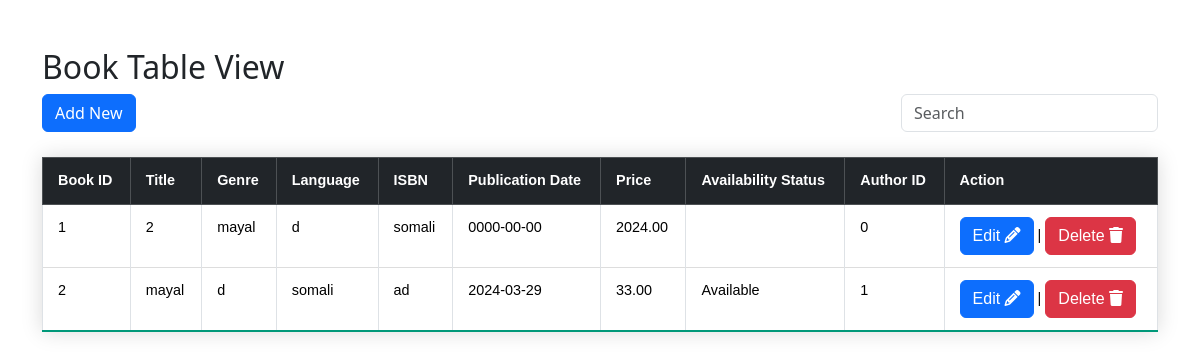
Page /bookshopView/bookView.php on the committed database.
### tables this page shows
CREATE TABLE `book` (
  `Book_ID` int(11) NOT NULL,
  `Title` varchar(255) NOT NULL,
  `Genre` varchar(50) DEFAULT NULL,
  `Language` varchar(50) DEFAULT NULL,
  `ISBN` varchar(20) DEFAULT NULL,
  `PublicationDate` date DEFAULT NULL,
  `Price` decimal(10,2) DEFAULT NULL,
  `AvailabilityStatus` enum('Available','Out of Stock') DEFAULT NULL,
  `Author_ID` int(11) DEFAULT NULL
);

### bookshopView/bookView.php (the view, shortened to what this page needs)
<!DOCTYPE html>
<html lang="en">
<head>
    <?php include '../allLinks/bostlink.php'; ?>
</head>
<body>
    <div class="container mt-5">
        <h2>Book Table View</h2>
        <div class="d-flex justify-content-between mb-3">
            <div>
                <a href="../pages/book.php" class="btn btn-primary">Add New</a>
            </div>
            <div class="lg-4">
                <input type="text" class="form-control" id="Search" name="Search" placeholder="Search" style="width: 100%;">
            </div>
        </div>
        <table class="table table-bordered  styled-table">
            <thead class="table-dark">
                <tr>
                    <th>Book ID</th>
                    <th>Title</th>
                    <th>Genre</th>
                    <th>Language</th>
                    <th>ISBN</th>
                    <th>Publication Date</th>
                    <th>Price</th>
                    <th>Availability Status</th>
                    <th>Author ID</th>
                    <th>Action</th>
                </tr>
            </thead>
            <tbody>
                <?php
                include('../connection/conn.php');
                $sql = "SELECT * FROM book";
                $result = $conn->query($sql);
                if ($result->num_rows > 0) {
                    while ($row = $result->fetch_assoc()) {
                        echo "<tr>";
                        echo "<td>" . $row["Book_ID"] . "</td>";
                        echo "<td>" . $row["Title"] . "</td>";
                        echo "<td>" . $row["Genre"] . "</td>";
                        echo "<td>" . $row["Language"] . "</td>";
                        echo "<td>" . $row["ISBN"] . "</td>";
                        echo "<td>" . $row["PublicationDate"] . "</td>";
                        echo "<td>" . $row["Price"] . "</td>";
                        echo "<td>" . $row["AvailabilityStatus"] . "</td>";
                        echo "<td>" . $row["Author_ID"] . "</td>";
                        echo "
                        <td>
                            <a
                                href='../tblEdit/bookEdit.php ?id=" . $row["Book_ID"] . "'      class='btn btn-primary '>
                                Edit <i class=' fas fa-pencil-alt '></i>
                            </a>
                            |
                            <a
                                href='../tblEdit/book_delete.php?id=" . $row["Book_ID"] . "'
                                class='btn btn-danger '>
                                Delete <i class=' fas fa-trash '></i>
                            </a>
                        </td>
                        ";
                        echo "</tr>";
                    }
                } else {
                    echo "<tr><td colspan='9'>No records found.</td></tr>";
                }
                ?>
            </tbody>
        </table>
    </div>
</body>
</html>

### allLinks/bostlink.php (shortened to what this page needs)
<head>
    <link href="https://cdn.jsdelivr.net/npm/bootstrap@5.3.3/dist/css/bootstrap.min.css" rel="stylesheet">
    <link rel="stylesheet" href="/style.css">
    <link rel="stylesheet" href="https://cdnjs.cloudflare.com/ajax/libs/font-awesome/6.5.1/css/all.min.css" />
    <link rel="stylesheet" href="../style.css">
</head>

### style.css (style rules this page uses)
.styled-table { border-collapse: collapse; margin: 25px 0; font-size: 0.9em; font-family: sans-serif; min-width: 400px; box-shadow: 0 0 20px rgba(0, 0, 0, 0.15); }
.styled-table thead tr { background-color: #009879; color: #ffffff; text-align: left; }
.styled-table th, .styled-table td { padding: 12px 15px; }
.styled-table tbody tr { border-bottom: 1px solid #dddddd; }
.styled-table tbody tr:nth-of-type(even) { background-color: #f3f3f3; }
.styled-table tbody tr:last-of-type { border-bottom: 2px solid #009879; }

### rows in the picture
book: Book_ID "1", Title "2", Genre "mayal", Language "d", ISBN "somali", PublicationDate "0000-00-00", Price "2024.00", Author_ID "0"
book: Book_ID "2", Title "mayal", Genre "d", Language "somali", ISBN "ad", PublicationDate "2024-03-29", Price "33.00", AvailabilityStatus "Available", Author_ID "1"
